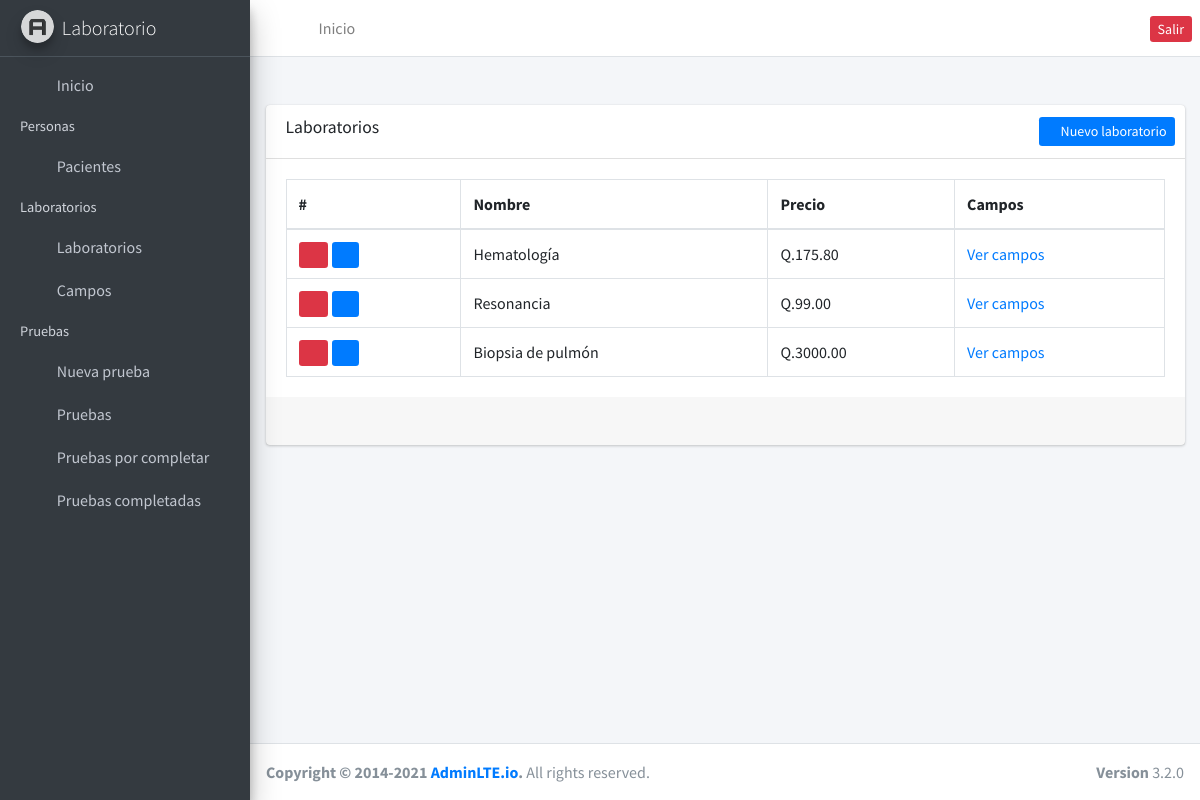
Screenshot of /laboratories/ (signed in) with the database file from the repository.
### laboratories/models.py (models this page shows, shortened)
class Laboratory(models.Model):
    name = models.CharField(max_length=255, null=False)
    price = models.FloatField(default=0.00, null=False)

### laboratories/views.py (the view)
# urls.py: path('', home, name='laboratories'),
@login_required
def home(request):
    laboratories = Laboratory.objects.all()
    page = request.GET.get('page', 1)
    try:
        paginator = Paginator(laboratories, 10)
        laboratories = paginator.page(page)
    except:
        return redirect('/laboratories')
    context = {'entity': laboratories, 'paginator': paginator}
    return render(request, 'laboratories.html', context)

### laboratories/templates/laboratories.html
{% extends "base.html" %} {% block content %}
<div class="card mt-4">
  <div class="card-header">
    <h3 class="card-title">Laboratorios</h3>
    <div class="card-tools">
      <a href="{% url 'new_lab' %}" class="btn-sm btn-block btn-primary">
        <i class="fas fa-plus"></i>
        Nuevo laboratorio
      </a>
    </div>
  </div>
  <div class="card-body">
    <table class="table table-bordered">
      <thead>
        <tr>
          <th>#</th>
          <th>Nombre</th>
          <th>Precio</th>
          <th>Campos</th>
        </tr>
      </thead>
      <tbody>
        {% for laboratory in entity %}
        <tr>
          <td>
            <a href="{% url 'delete_lab' id=laboratory.id %}" class="btn-sm btn-danger mr-1">
              <i class="fa fa-trash"></i>
            </a>
            <a href="{% url 'edit_lab' id=laboratory.id %}" class="btn-sm btn-primary">
              <i class="fa fa-edit"></i>
            </a>
          </td>
          <td>{{ laboratory.name }}</td>
          <td>Q.{{ laboratory.price|stringformat:'.2f' }}</td>
          <td><a href="{% url 'fields_by_lab' laboratory.id %}">Ver campos</a></td>
        </tr>
        {% endfor %}
      </tbody>
    </table>
  </div>
  <div class="card-footer clearfix">{% include 'paginator.html' %}</div>
  <div class="card-footer clearfix"></div>
</div>
{% endblock %}

### rows the page displays
Laboratory: name "Hematología", price "175.80"
Laboratory: name "Resonancia", price "99.00"
Laboratory: name "Biopsia de pulmón", price "3000.00"
